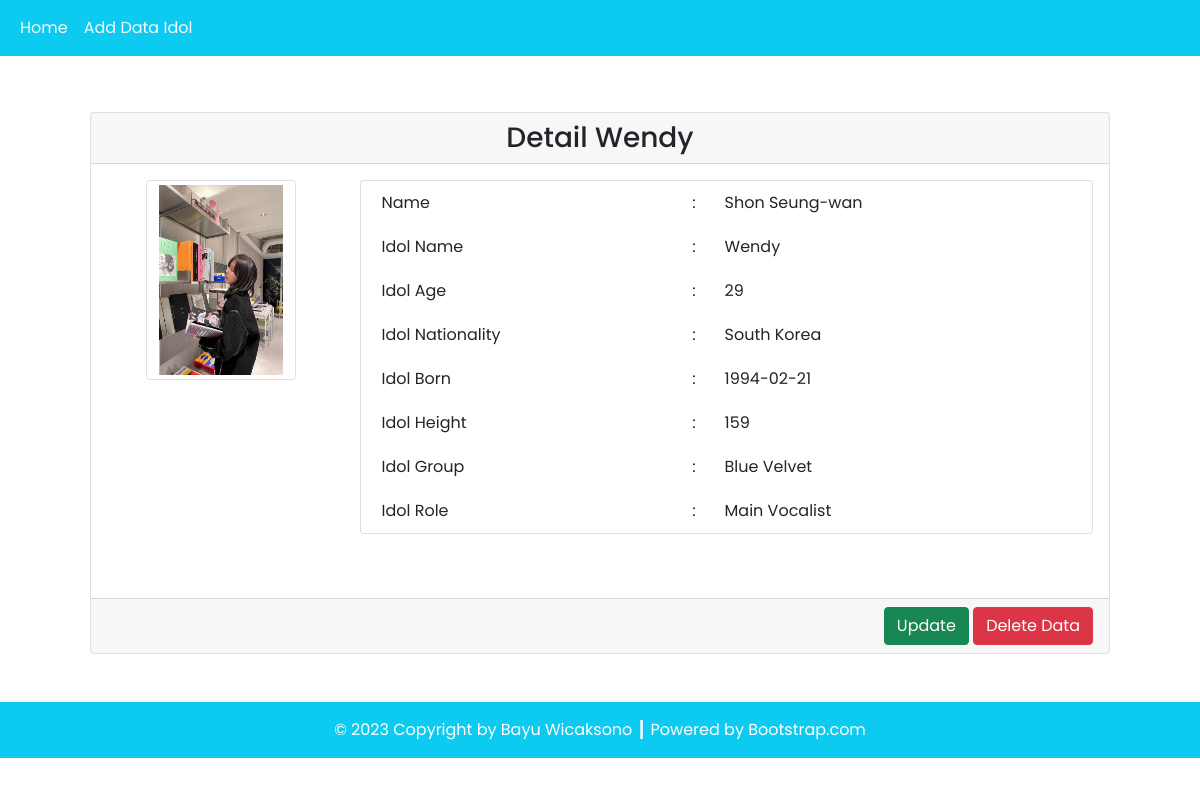
Screenshot of /detail.php?id=1 with the database file from the repository.
### tables this page shows
CREATE TABLE `idol` (
  `IDOL_ID` int(11) NOT NULL,
  `GROUP_ID` int(11) NOT NULL,
  `ROLE_ID` int(11) NOT NULL,
  `IDOL_NAME` varchar(50) NOT NULL,
  `REAL_NAME` varchar(100) NOT NULL,
  `IDOL_AGE` int(11) NOT NULL,
  `IDOL_NATIONALITY` varchar(50) NOT NULL,
  `IDOL_BORN` date NOT NULL,
  `IDOL_HEIGHT` int(11) NOT NULL,
  `IDOL_IMAGE` varchar(100) NOT NULL
);

CREATE TABLE `idol_group` (
  `GROUP_ID` int(11) NOT NULL,
  `GROUP_NAME` varchar(100) NOT NULL
);

CREATE TABLE `role` (
  `ROLE_ID` int(11) NOT NULL,
  `ROLE_NAME` varchar(100) NOT NULL
);

### config/db.php (called while the page is built)
<?php
$DB_HOST = "localhost";
$DB_USERNAME = "root";
$DB_PASSWORD = "";
$DB_NAME = "db_tp3_dpbo";

### classes/DB.php (called while the page is built, shortened)
<?php
class DB
{
    private $hostname;
    private $username;
    private $password;
    private $dbname;
    private $conn;
    private $result;
    function __construct($hostname, $username, $password, $dbname)
    {
        $this->hostname = $hostname;
        $this->username = $username;
        $this->password = $password;
        $this->dbname = $dbname;
    }
    function open()
    {
        $this->conn = mysqli_connect($this->hostname, $this->username, $this->password, $this->dbname);
    }
    function execute($query)
    {
        $this->result = mysqli_query($this->conn, $query);
    }
    function getResult()
    {
        return mysqli_fetch_array($this->result);
    }
}

### classes/Idol.php (called while the page is built, shortened)
<?php
class Idol extends DB
{
    function getIdolById($id)
    {
        $query = "SELECT * FROM idol JOIN idol_group ON idol.GROUP_ID=idol_group.GROUP_ID JOIN role ON idol.ROLE_ID=role.ROLE_ID WHERE IDOL_ID=$id";
        return $this->execute($query);
    }
}

### detail.php (the view, shortened to what this page needs)
<?php
include('config/db.php');
include('classes/DB.php');
include('classes/Idol.php');
$idol = new Idol($DB_HOST, $DB_USERNAME, $DB_PASSWORD, $DB_NAME);
$idol->open();
$data_idol = null;
if (isset($_GET['id'])) {
    $id = $_GET['id'];
    if ($id > 0) {
        $idol->getIdolById($id);
        $row = $idol->getResult();
        $data_idol .= '<div class="card-header text-center">
        <h3 class="my-0">Detail ' . $row['IDOL_NAME'] . '</h3>
        </div>
        <div class="card-body text-end">
            <div class="row mb-5">
                <div class="col-3">
                    <div class="row justify-content-center">
                        <img src="assets/images/' . $row['IDOL_IMAGE'] . '" class="img-thumbnail fixed-image" alt="' . $row['IDOL_IMAGE'] . '" width="100">
                        </div>
                    </div>
                    <div class="col-9">
                        <div class="card px-3">
                            <table border="0" class="text-start">
                                <tr>
                                    <td>Name</td>
                                    <td>:</td>
                                    <td>' . $row['REAL_NAME'] . '</td>
                                </tr>
                                <tr>
                                    <td>Idol Name</td>
                                    <td>:</td>
                                    <td>' . $row['IDOL_NAME'] . '</td>
                                </tr>
                                <tr>
                                    <td>Idol Age</td>
                                    <td>:</td>
                                    <td>' . $row['IDOL_AGE'] . '</td>
                                </tr>
                                <tr>
                                    <td>Idol Nationality</td>
                                    <td>:</td>
                                    <td>' . $row['IDOL_NATIONALITY'] . '</td>
                                </tr>
                                <tr>
                                    <td>Idol Born</td>
                                    <td>:</td>
                                    <td>' . $row['IDOL_BORN'] . '</td>
                                </tr>
                                <tr>
                                    <td>Idol Height</td>
                                    <td>:</td>
                                    <td>' . $row['IDOL_HEIGHT'] . '</td>
                                </tr>
                                <tr>
                                    <td>Idol Group</td>
                                    <td>:</td>
                                    <td>' . $row['GROUP_NAME'] . '</td>
                                </tr>
                                <tr>
                                    <td>Idol Role</td>
                                    <td>:</td>
                                    <td>' . $row['ROLE_NAME'] . '</td>
                                </tr>
                            </table>
                        </div>
                    </div>
                </div>
            </div>
            <div class="card-footer text-end">
                <a href="update.php?id=' . $row['IDOL_ID'] . '"><button type="button" class="btn btn-success text-white">Update </button></a>
                <a href="detail.php?hapus=' . $row['IDOL_ID'] . '"><button type="button" class="btn btn-danger">Delete Data</button></a>
            </div>';
    }
}

### rows the page displays
idol: IDOL_NAME "Wendy", IDOL_IMAGE (picture), REAL_NAME "Shon Seung-wan", IDOL_AGE "29", IDOL_NATIONALITY "South Korea", IDOL_BORN "1994-02-21", IDOL_HEIGHT "159", GROUP_ID.GROUP_NAME "Blue Velvet", ROLE_ID.ROLE_NAME "Main Vocalist"

### other values shown
$this->content "Home Add Data Idol © 2023 Copyright by Bayu Wicaksono ┃ Powered by Bootstrap.com"
